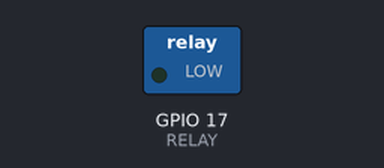
A program run on a simulated Raspberry Pi (BCM pin numbers). On the bench: switched loads named in the program (green lamp = pin HIGH).

Above: at 2.5 s.
At 32.5 s:
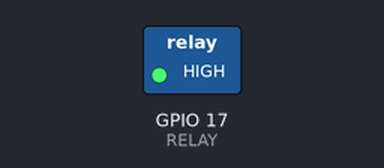
Timing chart, 0 to 78.0 s (numbered marks = the images above):
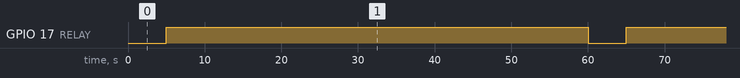

The program:

example.py
```python
# Uses a Raspberry Pi GPIO (BCM17) to switch a 5V relay (often active-LOW) turning the mist maker on for 5 seconds and off for 55 seconds in a loop, with cleanup on Ctrl+C.
#
# Buy this module: https://shillehtek.com/products/dc-5v-ultrasonic-mist-maker-humidifier-module-108khz-usb
# Full manual: https://shillehtek.com/blogs/shillehtek-product-manuals/dc-5v-ultrasonic-mist-maker-humidifier-module-108khz-usb-manual
# More examples: https://github.com/shillehbean/shillehtek-examples
#

#!/usr/bin/env python3
# Toggle the mist maker through a 5V relay on GPIO 17 (Pi)
# Many relay modules are active-LOW: LOW = ON, HIGH = OFF

import RPi.GPIO as GPIO
import time

RELAY = 17
GPIO.setmode(GPIO.BCM)
GPIO.setup(RELAY, GPIO.OUT, initial=GPIO.HIGH)   # start OFF

try:
    while True:
        GPIO.output(RELAY, GPIO.LOW)   # mist ON
        time.sleep(5)
        GPIO.output(RELAY, GPIO.HIGH)  # mist OFF
        time.sleep(55)
except KeyboardInterrupt:
    GPIO.cleanup()
```

Measured:
- by itself, GPIO 17 (RELAY): alternates HIGH for 55.0 s and LOW for 5.0 s
